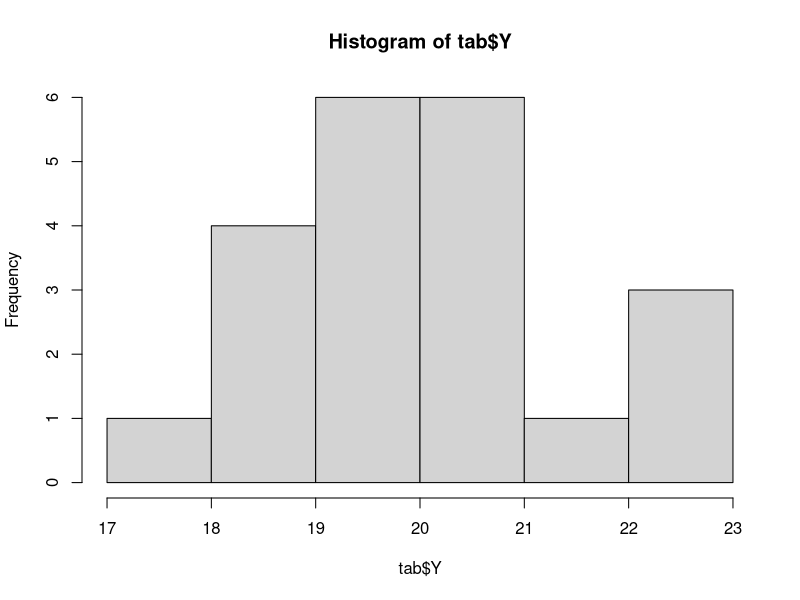
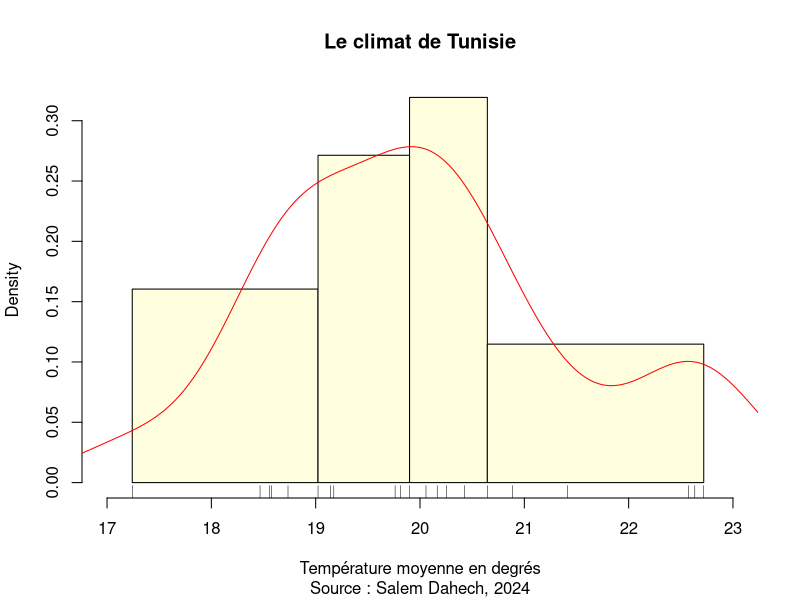
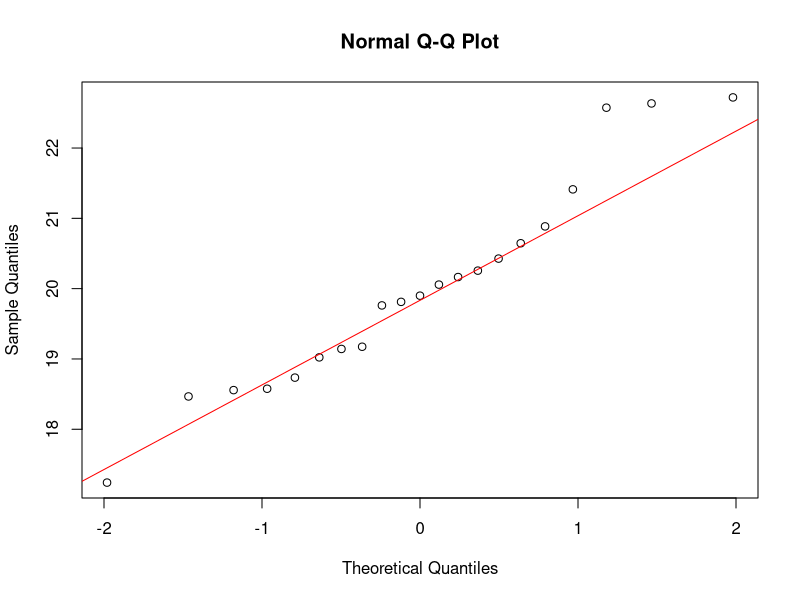
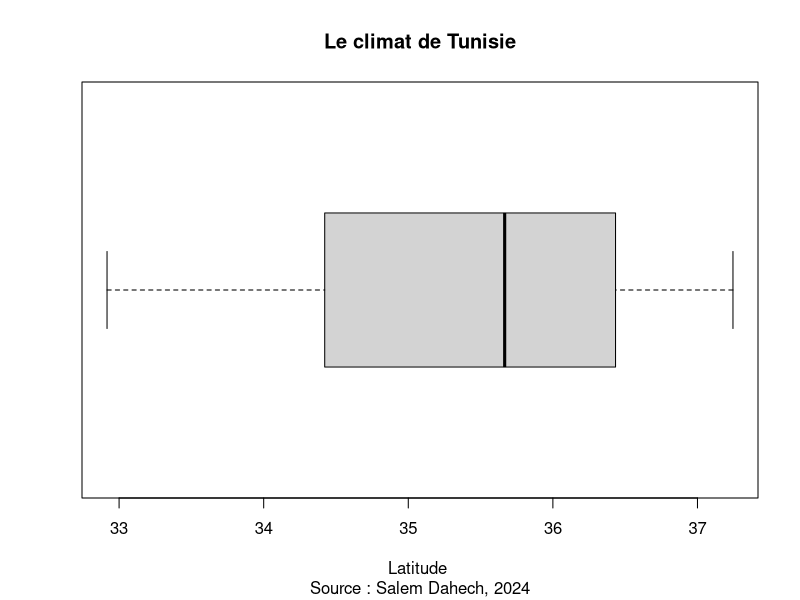
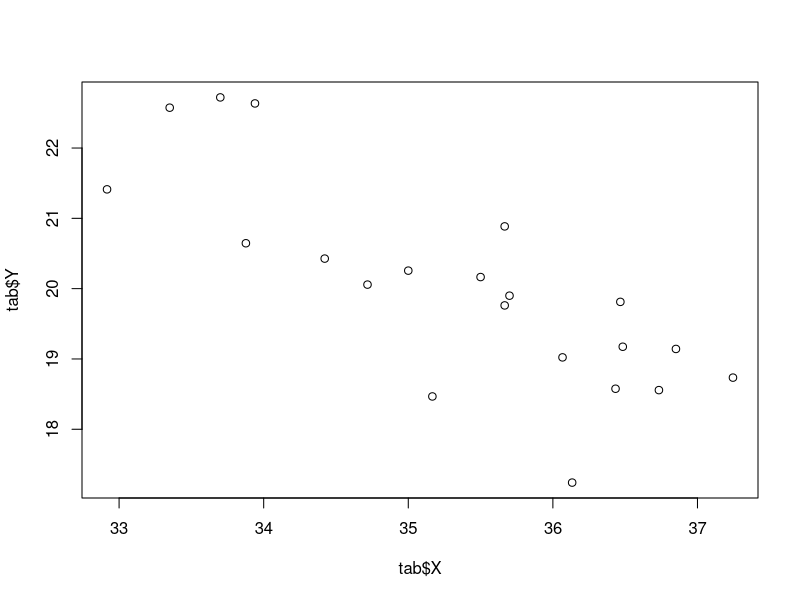
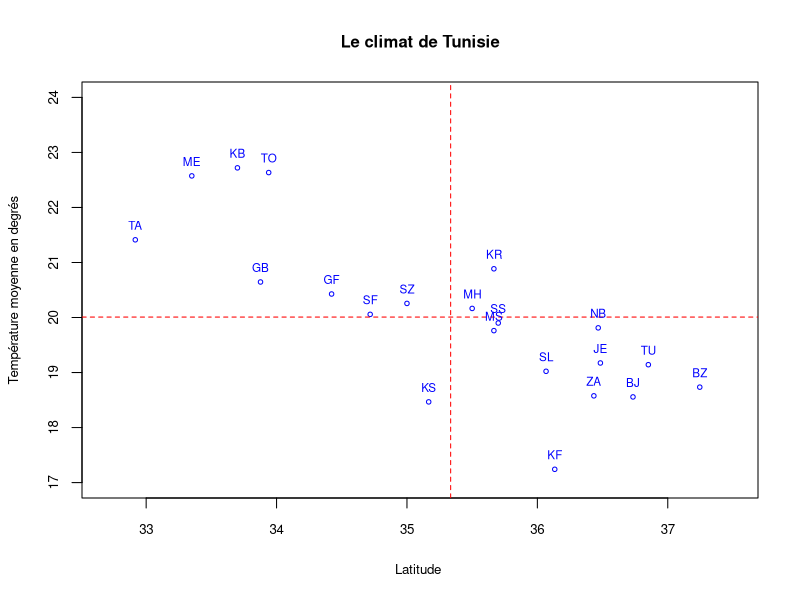
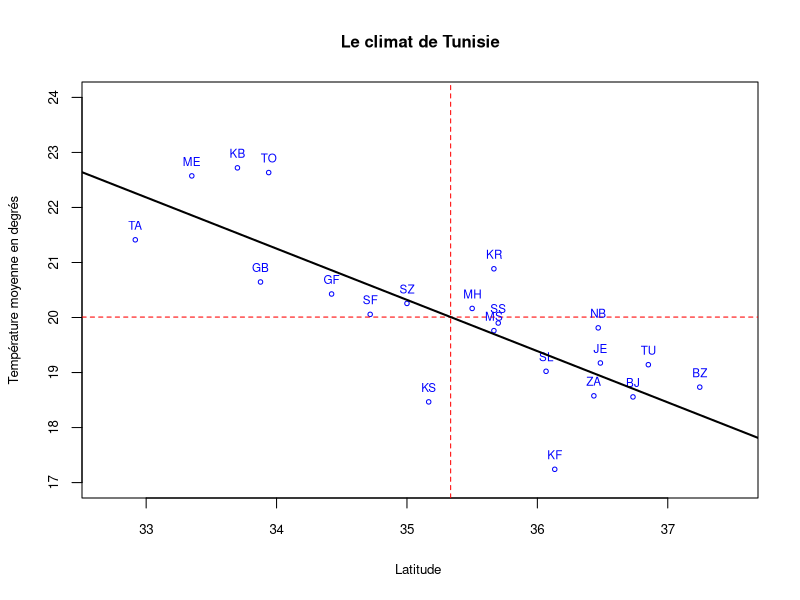
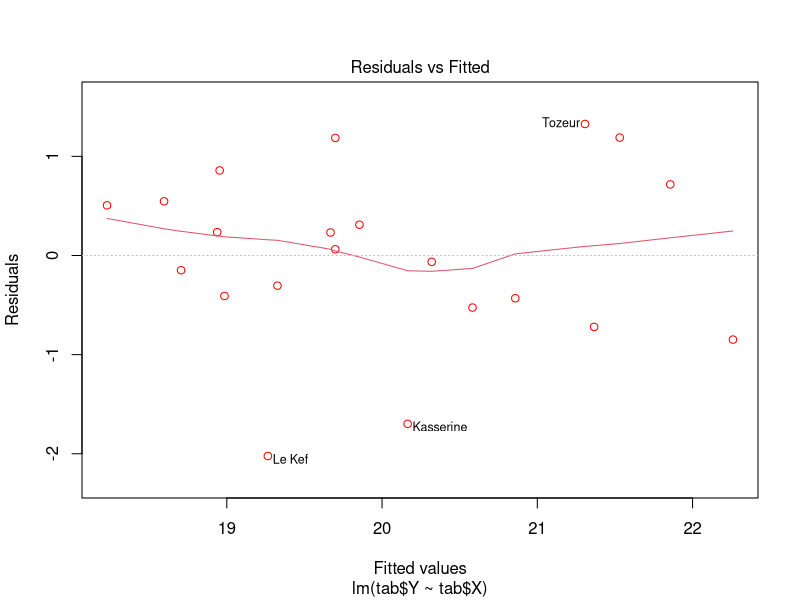

Here is the R script that generated these plots, in order:
## ---- chunk 1
knitr::opts_chunk$set(echo = TRUE)
library(knitr)
library(car)
## ---- chunk 2
library(readxl)
don<-read_xlsx(path = "TUN-CLIMAT/tun_climat.xlsx",
              sheet = "data")
kable(don, caption = "Tableau de données")
## ---- chunk 3
# Importe les métadonnées
meta<-read_xlsx(path = "TUN-CLIMAT/tun_climat.xlsx",
              sheet = "meta")
kable(meta, caption = "Tableau de métadonnées")
## ---- chunk 4
# Création des variables X et X
don$X<-don$lat
don$Y<-don$tmoy

# Sélection des colonnes
tab<-don[,c("code","nom","X","Y")]

## ---- chunk 5
nomX <- "Latitude "
nomY <- "Température moyenne en degrés" 
titre <- "Le climat de Tunisie"
note <- "Source : Salem Dahech, 2024"
## ---- chunk 6
summary(tab$Y)
sd(tab$Y)
## ---- chunk 7
hist(tab$Y)
## ---- chunk 8
hist(tab$Y, 
     xlab=nomY,
     breaks=quantile(tab$Y, c(0,0.25,0.5,0.75,1)),
     xlim=c(17,23),
     main = titre,
     sub = note,
     col = "lightyellow")
lines(density(tab$Y),col="red")
rug(tab$Y)
## ---- chunk 9
# Graphique 
qqnorm(tab$Y)
qqline(tab$Y, col = "red")

# test
shapiro.test(tab$Y)
## ---- chunk 10

boxplot(tab$X, 
        horizontal = T,
        xlab = nomX,
        main = titre,
        sub = note)
## ---- chunk 11
plot(tab$X,tab$Y)
## ---- chunk 12
plot(don$X,don$Y,
     main = titre,   # titre
     cex.main = 1,      # police du titre
     cex.sub = 0.6,     # police du sous-titre
     xlab = nomX,    # nom de l'axe X
     xlim = c(32.7,37.5),   # intervalle de l'axe X
     ylab = nomY,    # nom de l'axe Y
    ylim = c(17,24),    # intervalle de l'axe Y
     cex.axis = 0.8,    # police des gradations d'axes
     cex.lab = 0.8,     # police des noms d'axes
     cex = 0.6,         # taille des symboles
     col = "blue")       # couleur des symboles


# Ajout d'une ligne horizontale  correspondant à la moyenne de Y
abline(h=mean(don$Y),col="red",lwd = 1, lty = 2)
# Ajout d'une ligne verticlae  correspondant à la moyenne de X
abline(v=mean(don$X),col="red",lwd = 1, lty = 2)

text(x = don$X,
     y = don$Y,
     label = don$code,
     cex = 0.7,
     pos=3,
     col = "blue")

## ---- chunk 13
cor.test(tab$X,tab$Y)
cor(tab$X,tab$Y)**2
## ---- chunk 14
cor.test(tab$X,tab$Y, method = "spearman")
## ---- chunk 15
modreglin <- lm(tab$Y~tab$X)
summary(modreglin)
## ---- chunk 16
plot(don$X,don$Y,
     main = titre,   # titre
     cex.main = 1,      # police du titre
     cex.sub = 0.6,     # police du sous-titre
     xlab = nomX,    # nom de l'axe X
     xlim = c(32.7,37.5),   # intervalle de l'axe X
     ylab = nomY,    # nom de l'axe Y
    ylim = c(17,24),    # intervalle de l'axe Y
     cex.axis = 0.8,    # police des gradations d'axes
     cex.lab = 0.8,     # police des noms d'axes
     cex = 0.6,         # taille des symboles
     col = "blue")       # couleur des symboles


# Ajout d'une ligne horizontale  correspondant à la moyenne de Y
abline(h=mean(don$Y),col="red",lwd = 1, lty = 2)
# Ajout d'une ligne verticlae  correspondant à la moyenne de X
abline(v=mean(don$X),col="red",lwd = 1, lty = 2)

text(x = don$X,
     y = don$Y,
     label = don$code,
     cex = 0.7,
     pos=3,
     col = "blue")

abline(modreglin, col ="black", lwd =2)

## ---- chunk 17
# Extraction des valeurs estimées et résiduelles
tab$Yest <- modreglin$fitted.values
tab$Yres <- modreglin$residuals

# Affichage du tableau trié
kable(tab[order(tab$Yres),])

## ---- chunk 18
library(car)
plot(modreglin,
     which = 1,
     labels.id = tab$nom,
     col="red")

durbinWatsonTest(modreglin)
## ---- chunk 19
plot(modreglin,
     which = 2,
     labels.id = tab$nom,
     col="red")

shapiro.test(tab$Yres)
## ---- chunk 20
plot(modreglin,
     which = 3,
     labels.id = tab$nom,
     col="red")

ncvTest(modreglin)
## ---- chunk 21
plot(modreglin,
     which = 4,
     labels.id = tab$nom,
     col="red")

outlierTest(modreglin, labels = tab$nom)


## ---- chunk 22
par(mfrow=c(2,2))
plot(modreglin,
     which = c(1,2,3,4),
     labels.id = tab$nom,
     col="red")

